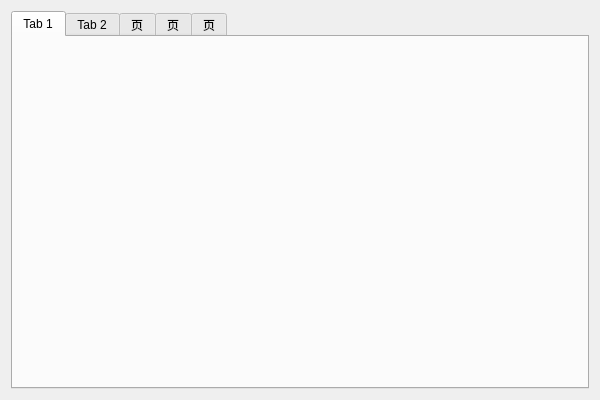
<?xml version="1.0" encoding="UTF-8"?>
<ui version="4.0">
 <class>MainWidgetClass</class>
 <widget class="QWidget" name="MainWidgetClass">
  <property name="geometry">
   <rect>
    <x>0</x>
    <y>0</y>
    <width>600</width>
    <height>400</height>
   </rect>
  </property>
  <property name="windowTitle">
   <string>MainWidget</string>
  </property>
  <property name="layoutDirection">
   <enum>Qt::LeftToRight</enum>
  </property>
  <layout class="QGridLayout" name="gridLayout">
   <item row="0" column="0">
    <widget class="QTabWidget" name="tabWidget">
     <property name="currentIndex">
      <number>0</number>
     </property>
     <widget class="QWidget" name="tab">
      <attribute name="title">
       <string>Tab 1</string>
      </attribute>
     </widget>
     <widget class="QWidget" name="tab_2">
      <attribute name="title">
       <string>Tab 2</string>
      </attribute>
     </widget>
     <widget class="QWidget" name="tab_3">
      <attribute name="title">
       <string>页</string>
      </attribute>
     </widget>
     <widget class="QWidget" name="tab_4">
      <attribute name="title">
       <string>页</string>
      </attribute>
     </widget>
     <widget class="QWidget" name="tab_5">
      <attribute name="title">
       <string>页</string>
      </attribute>
     </widget>
    </widget>
   </item>
  </layout>
 </widget>
 <layoutdefault spacing="6" margin="11"/>
 <resources/>
 <connections/>
</ui>
